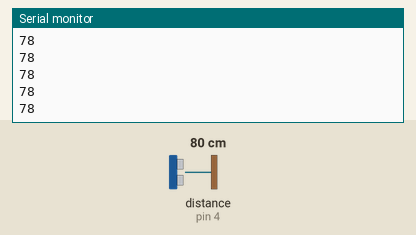
Recording of a sketch running on a simulated Arduino Uno, built with avr-gcc and run on an emulated ATmega328P. On the bench: the last lines printed to the serial monitor. Wiring (inferred from the names in the program): ultrasonic range finder: trigger pin 4; echo pin 4. The test bench sets the inputs (shaded band); at power-on: distance to the obstacle (sensor on pin 4) 80 cm. The echo pulse lasts 58.3 µs per cm.

Above: at 1.2 s.
1.3 s: distance to the obstacle (sensor on pin 4) set to 2 cm
At 1.34 s:
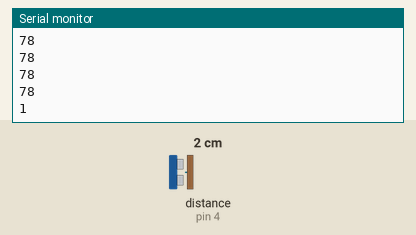
2.8 s: distance to the obstacle (sensor on pin 4) set to 4 cm
At 2.82 s:
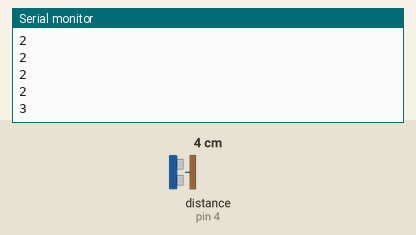
Timing chart, 0 to 5.8 s (numbered marks = the images above; inputs shaded):
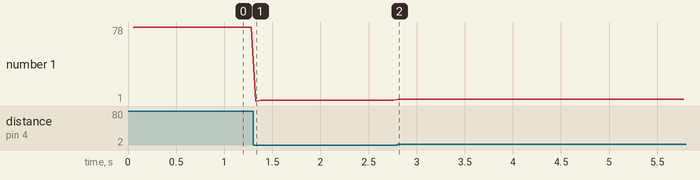

The sketch:

sketch_p3.ino
```cpp
const int hc05=4;
long t; //timepo que demora en llegar el eco
int d; //distancia en centimetros
void setup() {
  Serial.begin(115200);
  //Serial.println("ok1"); ////primero excepcion
}

int distancia(){

  pinMode(hc05,OUTPUT);
  digitalWrite(hc05, LOW);
  delayMicroseconds(2);         //Enviamos un pulso de 10us
  digitalWrite(hc05, HIGH);
  delayMicroseconds(10);
  digitalWrite(hc05, LOW);

  pinMode(hc05,INPUT);
  t = pulseIn(hc05, HIGH); //obtenemos el ancho del pulso
  d = (t * 0.034) / 2;             //escalamos el tiempo a una distancia en cm

  return d; //en cm

}

void loop() {
  delay(50);
  Serial.println(distancia());
}
```

Measured:
- after the input at 1.3 s, the serial monitor: prints a new line at once (image 1)
- after the input at 2.8 s, the serial monitor: prints a new line at once (image 2)
- plotted number 1: 78 → 2 after the input at 1.3 s, 2 → 3 after the input at 2.8 s
